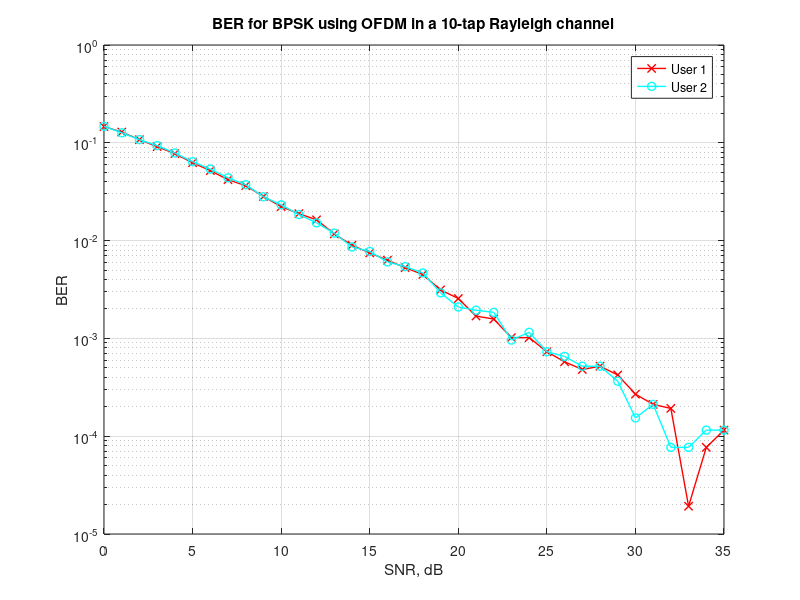

Reproduce this figure in MATLAB.

clc; clear all;
nFFT        = 64; % fft size
nDSC        = 52; % number of data subcarriers
nBitPerSym  = 52; % number of bits per OFDM symbol (same as the number of subcarriers for BPSK)
nSym        = 10^3; % number of symbols

EbN0dB      = [0:35]; % bit to noise ratio
EsN0dB      = EbN0dB + 10*log10(nDSC/nFFT) + 10*log10(64/80); % converting to symbol to noise ratio

for ii = 1:length(EbN0dB)

   % Transmitter
   ipBit1 = rand(1,nBitPerSym*nSym) > 0.5; % random 1's and 0's
   ipMod1 = 2*ipBit1-1; % BPSK modulation 0 --> -1, 1 --> +1
   ipMod1 = reshape(ipMod1,nBitPerSym,nSym).'; % grouping into multiple symbolsa
   ipBit2 = rand(1,nBitPerSym*nSym) > 0.5; % random 1's and 0's
   ipMod2 = 2*ipBit2-1; % BPSK modulation 0 --> -1, 1 --> +1
   ipMod2 = reshape(ipMod2,nBitPerSym,nSym).'; % grouping into multiple symbolsa

   % Assigning modulated symbols to subcarriers from [-26 to -1, +1 to +26]
   xF1 = [zeros(nSym,6) ipMod1(:,[1:nBitPerSym/2]) zeros(nSym,1) ipMod1(:,[nBitPerSym/2+1:nBitPerSym]) zeros(nSym,5)] ;
   xF2 = [zeros(nSym,6) ipMod2(:,[1:nBitPerSym/2]) zeros(nSym,1) ipMod2(:,[nBitPerSym/2+1:nBitPerSym]) zeros(nSym,5)] ;
   
   % Taking FFT, the term (nFFT/sqrt(nDSC)) is for normalizing the power of transmit symbol to 1 
   xt1 = (nFFT/sqrt(nDSC))*ifft(fftshift(xF1.')).';
   xt2 = (nFFT/sqrt(nDSC))*ifft(fftshift(xF2.')).';


   % Appending cylic prefix
   xt1 = [xt1(:,[49:64]) xt1];
   xt2 = [xt2(:,[49:64]) xt2];

   % multipath channel
   nTap = 10;
   ht = 1/sqrt(2)*1/sqrt(nTap)*(randn(nSym,nTap) + j*randn(nSym,nTap));
   
   % computing and storing the frequency response of the channel, for use at recevier
   hF = fftshift(fft(ht,64,2));

   % convolution of each symbol with the random channel
   for jj = 1:nSym
      xht1(jj,:) = conv(ht(jj,:),xt1(jj,:));
      xht2(jj,:) = conv(ht(jj,:),xt2(jj,:));
   end
   xt1 = xht1;
   xt2 = xht2;

   % Concatenating multiple symbols to form a long vector
   xt1 = reshape(xt1.',1,nSym*(80+nTap-1));
   xt2 = reshape(xt2.',1,nSym*(80+nTap-1));
   % Gaussian noise of unit variance, 0 mean
   nt = 1/sqrt(2)*[randn(1,nSym*(80+nTap-1)) + j*randn(1,nSym*(80+nTap-1))];

   % Adding noise, the term sqrt(80/64) is to account for the wasted energy due to cyclic prefix
   yt1 = sqrt(80/64)*xt1 + 10^(-EsN0dB(ii)/20)*nt;
   yt2 = sqrt(80/64)*xt2 + 10^(-EsN0dB(ii)/20)*nt;

   % Receiver
   yt1 = reshape(yt1.',80+nTap-1,nSym).'; % formatting the received vector into symbols
   yt2 = reshape(yt2.',80+nTap-1,nSym).';
   yt1 = yt1(:,[17:80]); % removing cyclic prefix
   yt2 = yt2(:,[17:80]);

   % converting to frequency domain
   yF1 = (sqrt(nDSC)/nFFT)*fftshift(fft(yt1.')).'; 
   yF2 = (sqrt(nDSC)/nFFT)*fftshift(fft(yt2.')).'; 

   % equalization by the known channel frequency response
   yF1 = yF1./hF;
   yF2 = yF2./hF;

   % extracting the required data subcarriers
   yMod1 = yF1(:,[6+[1:nBitPerSym/2] 7+[nBitPerSym/2+1:nBitPerSym] ]);
   yMod2 = yF2(:,[6+[1:nBitPerSym/2] 7+[nBitPerSym/2+1:nBitPerSym] ]);

   % BPSK demodulation
   % +ve value --> 1, -ve value --> -1
   ipModHat1 = 2*floor(real(yMod1/2)) + 1;
   ipModHat1(find(ipModHat1>1)) = +1;
   ipModHat1(find(ipModHat1<-1)) = -1;

   ipModHat2 = 2*floor(real(yMod2/2)) + 1;
   ipModHat2(find(ipModHat2>1)) = +1;
   ipModHat2(find(ipModHat2<-1)) = -1;
   % converting modulated values into bits
   ipBitHat1 = (ipModHat1+1)/2;
   ipBitHat1 = reshape(ipBitHat1.',nBitPerSym*nSym,1).';
   ipBitHat2 = (ipModHat2+1)/2;
   ipBitHat2 = reshape(ipBitHat2.',nBitPerSym*nSym,1).';

   % counting the errors
   nErr1(ii) = size(find(ipBitHat1 - ipBit1),2);
   nErr2(ii) = size(find(ipBitHat2 - ipBit2),2);

end

simBer1 = nErr1/(nSym*nBitPerSym);
simBer2 = nErr2/(nSym*nBitPerSym);
EbN0Lin = 10.^(EbN0dB/10);
theoryBer = 0.5.*(1-sqrt(EbN0Lin./(EbN0Lin+1)));

close all; figure

semilogy(EbN0dB,simBer1,'rx-','LineWidth',1);
hold on;
semilogy(EbN0dB,simBer2,'co-','LineWidth',1);
axis([0 35 10^-5 1])
grid on
legend('User 1','User 2');
xlabel('SNR, dB')
ylabel('BER')
title('BER for BPSK using OFDM in a 10-tap Rayleigh channel')

